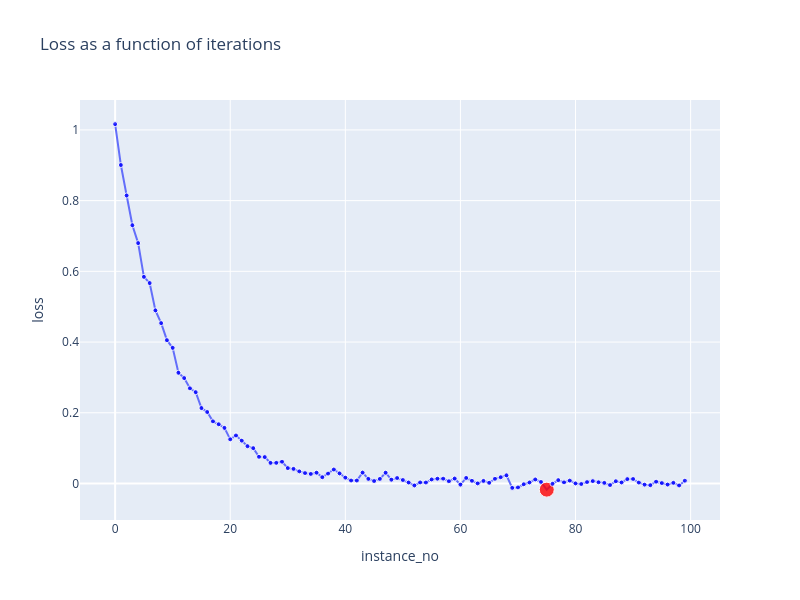

Notebook code cell kept with this figure:
### Code cell
plot_2d_scatter(df, 'instance_no', 'loss', highlight=True)

### Figure 1 — Plotly figure (JSON) as saved in the notebook; plotly's stock layout.template omitted (floating-point values rounded to 4 significant figures)
{"data": [{"marker": {"color": ["blue", "blue", "blue", "blue", "blue", "blue", "blue", "blue", "blue", "blue", "blue", "blue", "blue", "blue", "blue", "blue", "blue", "blue", "blue", "blue", "blue", "blue", "blue", "blue", "blue", "blue", "blue", "blue", "blue", "blue", "blue", "blue", "blue", "blue", "blue", "blue", "blue", "blue", "blue", "blue", "blue", "blue", "blue", "blue", "blue", "blue", "blue", "blue", "blue", "blue", "blue", "blue", "blue", "blue", "blue", "blue", "blue", "blue", "blue", "blue", "blue", "blue", "blue", "blue", "blue", "blue", "blue", "blue", "blue", "blue", "blue", "blue", "blue", "blue", "blue", "red", "blue", "blue", "blue", "blue", "blue", "blue", "blue", "blue", "blue", "blue", "blue", "blue", "blue", "blue", "blue", "blue", "blue", "blue", "blue", "blue", "blue", "blue", "blue", "blue"], "opacity": 0.8, "size": [5, 5, 5, 5, 5, 5, 5, 5, 5, 5, 5, 5, 5, 5, 5, 5, 5, 5, 5, 5, 5, 5, 5, 5, 5, 5, 5, 5, 5, 5, 5, 5, 5, 5, 5, 5, 5, 5, 5, 5, 5, 5, 5, 5, 5, 5, 5, 5, 5, 5, 5, 5, 5, 5, 5, 5, 5, 5, 5, 5, 5, 5, 5, 5, 5, 5, 5, 5, 5, 5, 5, 5, 5, 5, 5, 15, 5, 5, 5, 5, 5, 5, 5, 5, 5, 5, 5, 5, 5, 5, 5, 5, 5, 5, 5, 5, 5, 5, 5, 5]}, "mode": "lines+markers", "name": "loss", "type": "scatter", "x": [0, 1, 2, 3, 4, 5, 6, 7, 8, 9, 10, 11, 12, 13, 14, 15, 16, 17, 18, 19, 20, 21, 22, 23, 24, 25, 26, 27, 28, 29, 30, 31, 32, 33, 34, 35, 36, 37, 38, 39, 40, 41, 42, 43, 44, 45, 46, 47, 48, 49, 50, 51, 52, 53, 54, 55, 56, 57, 58, 59, 60, 61, 62, 63, 64, 65, 66, 67, 68, 69, 70, 71, 72, 73, 74, 75, 76, 77, 78, 79, 80, 81, 82, 83, 84, 85, 86, 87, 88, 89, 90, 91, 92, 93, 94, 95, 96, 97, 98, 99], "y": [1.016, 0.9007, 0.8145, 0.7304, 0.6799, 0.5844, 0.5668, 0.4895, 0.4535, 0.4053, 0.3837, 0.3131, 0.2981, 0.2691, 0.2582, 0.2132, 0.2021, 0.1757, 0.1675, 0.1572, 0.1247, 0.1358, 0.1212, 0.1055, 0.09984, 0.07536, 0.07466, 0.05825, 0.05834, 0.06155, 0.04344, 0.04125, 0.03416, 0.0294, 0.02694, 0.03051, 0.01763, 0.02786, 0.03949, 0.0285, 0.01652, 0.008345, 0.008244, 0.0308, 0.01299, 0.006855, 0.01289, 0.03044, 0.0106, 0.01544, 0.009857, 0.002689, -0.005656, 0.003001, 0.002697, 0.01141, 0.01347, 0.01367, 0.006238, 0.01399, -0.003309, 0.01571, 0.007517, 0.0001475, 0.007212, 0.001839, 0.0132, 0.01767, 0.02312, -0.01248, -0.01116, -0.002193, 0.002842, 0.0114, 0.004271, -0.01741, -0.0009811, 0.009443, 0.003115, 0.008099, 0.0001512, -0.001571, 0.003971, 0.0067, 0.003285, 0.001679, -0.004523, 0.006339, 0.002825, 0.01235, 0.01274, 0.002533, -0.003319, -0.004929, 0.005065, 0.001164, -0.003169, 0.00184, -0.005667, 0.00793]}], "layout": {"height": 600, "title": {"text": "Loss as a function of iterations"}, "width": 800, "xaxis": {"title": {"text": "instance_no"}}, "yaxis": {"title": {"text": "loss"}}}}
